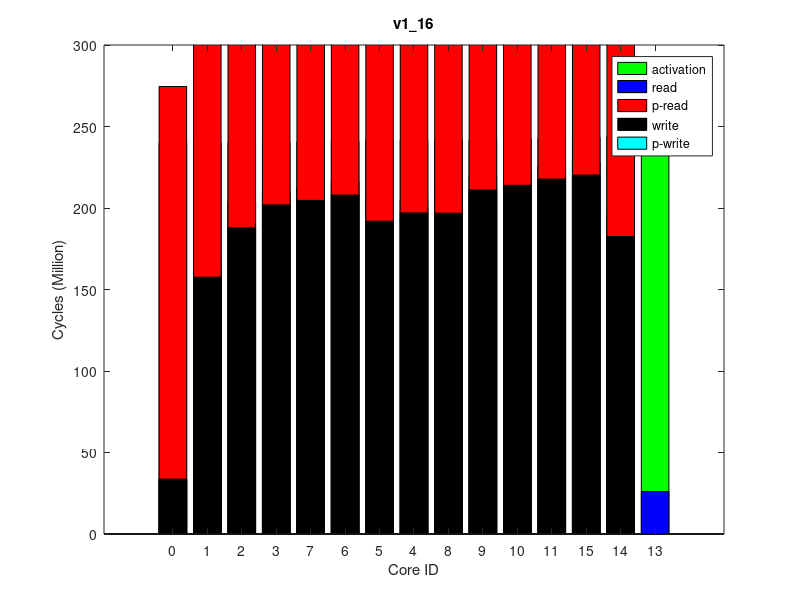

The MATLAB source for this figure:
times(1, :, :) = [
240854639, 240881820, 0
241102719, 240884166, 0
241347680, 241100874, 0
241347784, 241114200, 0
242455149, 242232746, 0
242464347, 242205385, 0
241812109, 241643666, 0
241606970, 241377698, 0
242800094, 242569623, 0
242804257, 242584135, 0
243226693, 243024316, 0
243170866, 243496410, 0
0, 244924633, 0
245054085, 244837809, 0
244169147, 243981239, 0
];
times(2, :, :) = [
240794658, 240821719, 0
240965019, 240824081, 0
241213949, 241042397, 0
241211511, 241055199, 0
242318896, 242173157, 0
242330171, 242145894, 0
241253414, 241584866, 0
241466312, 241319405, 0
242660871, 242510243, 0
242665506, 242524946, 0
243087084, 242966104, 0
242925215, 243441130, 0
0, 244876150, 0
244923837, 244786953, 0
244033684, 243927101, 0
];
times(3, :, :) = [
240877599, 240904812, 0
241047367, 240907159, 0
241297073, 241124542, 0
241292320, 241137822, 0
242399932, 242255639, 0
242408723, 242228416, 0
241006072, 241666238, 0
241553858, 241401387, 0
242746303, 242593637, 0
242749906, 242607779, 0
243170920, 243048016, 0
243653801, 243516684, 0
0, 244955286, 0
245002442, 244865634, 0
244109896, 244003344, 0
];
times(4, :, :) = [
240824874, 240851840, 0
241000577, 240854349, 0
241246686, 241072490, 0
241241952, 241085889, 0
242352853, 242203533, 0
242358269, 242176323, 0
241707085, 241614470, 0
241500693, 241349406, 0
242694547, 242541681, 0
242702746, 242556041, 0
243121141, 242996146, 0
243068322, 243469769, 0
0, 244899141, 0
244950970, 244811528, 0
244066111, 243956192, 0
];
times(5, :, :) = [
240865867, 240893004, 0
241036386, 240895267, 0
241279253, 241113591, 0
241281200, 241126747, 0
242387642, 242244400, 0
242398919, 242217109, 0
240873065, 241655937, 0
241537551, 241390264, 0
242729875, 242581222, 0
242732043, 242595694, 0
243156988, 243036017, 0
243036000, 243510141, 0
0, 244943580, 0
244989797, 244856199, 0
244102155, 243997859, 0
];
times(6, :, :) = [
240835717, 240862707, 0
241008727, 240865175, 0
241255131, 241081885, 0
241252781, 241095047, 0
242357574, 242210357, 0
242362978, 242183175, 0
241411922, 241623690, 0
241507926, 241358798, 0
242698518, 242547517, 0
242706799, 242561873, 0
243124260, 243001657, 0
243308207, 243473055, 0
0, 244906882, 0
244953307, 244816825, 0
244065760, 243958848, 0
];
times(7, :, :) = [
240762222, 240789167, 0
240934389, 240791541, 0
241181051, 241010084, 0
241181082, 241023146, 0
242284604, 242139349, 0
242295775, 242112035, 0
241464686, 241551882, 0
241440276, 241287285, 0
242630123, 242476737, 0
242632286, 242491132, 0
243056647, 242932073, 0
242588880, 243402328, 0
0, 244835038, 0
244887192, 244747127, 0
243998458, 243888853, 0
];
times(8, :, :) = [
240880667, 240907745, 0
241051353, 240910246, 0
241303012, 241128338, 0
241296858, 241141409, 0
242406850, 242258808, 0
242412361, 242231563, 0
241401202, 241669835, 0
241554542, 241404367, 0
242749154, 242596309, 0
242763504, 242610908, 0
243175089, 243051344, 0
243596787, 243524288, 0
0, 244957388, 0
245006385, 244867772, 0
244119059, 244009806, 0
];
times(9, :, :) = [
240859740, 240886810, 0
241031757, 240889123, 0
241279899, 241107465, 0
241279395, 241120584, 0
242384802, 242237937, 0
242394086, 242210551, 0
241470376, 241649479, 0
241533918, 241383966, 0
242729752, 242575247, 0
242731980, 242589808, 0
243156490, 243029160, 0
243264779, 243502173, 0
0, 244934983, 0
244984315, 244844867, 0
244098060, 243989171, 0
];
times(10, :, :) = [
240832073, 240859434, 0
241006697, 240861966, 0
241258263, 241080553, 0
241252564, 241093872, 0
242360653, 242209979, 0
242368560, 242182590, 0
240817170, 241622626, 0
241512882, 241357544, 0
242701831, 242545870, 0
242704101, 242560208, 0
243127264, 243000202, 0
242910668, 243469980, 0
0, 244893438, 0
244949262, 244807661, 0
244067191, 243956513, 0
];
ave_times = round(squeeze(mean(times)));
format long g, ave_times
std_times = round(squeeze(std(times)));
format long g, std_times
polling_read_times = ave_times;
times(1, :, :) = [
0, 239622610, 0
0, 239625155, 0
0, 239842666, 0
0, 239855570, 0
0, 240964958, 0
0, 240937889, 0
0, 240382176, 0
0, 240119167, 0
0, 241299921, 0
0, 241314670, 0
0, 241752369, 0
0, 242212361, 0
0, 243629832, 0
0, 243540543, 0
0, 242699349, 0
];
times(2, :, :) = [
0, 239657100, 0
0, 239659489, 0
0, 239876881, 0
0, 239890306, 0
0, 240998597, 0
0, 240971446, 0
0, 240416361, 0
0, 240153389, 0
0, 241333543, 0
0, 241347805, 0
0, 241784493, 0
0, 242242013, 0
0, 243660165, 0
0, 243569624, 0
0, 242726824, 0
];
times(3, :, :) = [
0, 239634956, 0
0, 239637216, 0
0, 239854188, 0
0, 239867583, 0
0, 240976316, 0
0, 240948993, 0
0, 240393808, 0
0, 240130946, 0
0, 241311688, 0
0, 241326016, 0
0, 241763165, 0
0, 242225489, 0
0, 243635814, 0
0, 243548860, 0
0, 242710632, 0
];
times(4, :, :) = [
0, 239593402, 0
0, 239595871, 0
0, 239813642, 0
0, 239826894, 0
0, 240936058, 0
0, 240908894, 0
0, 240353695, 0
0, 240090260, 0
0, 241271144, 0
0, 241285655, 0
0, 241722590, 0
0, 242181513, 0
0, 243597454, 0
0, 243507230, 0
0, 242666651, 0
];
times(5, :, :) = [
0, 239637831, 0
0, 239640382, 0
0, 239856989, 0
0, 239870196, 0
0, 240979845, 0
0, 240952600, 0
0, 240396490, 0
0, 240133638, 0
0, 241314797, 0
0, 241329627, 0
0, 241766050, 0
0, 242226308, 0
0, 243645216, 0
0, 243556343, 0
0, 242712401, 0
];
times(6, :, :) = [
0, 239647829, 0
0, 239650124, 0
0, 239867445, 0
0, 239880803, 0
0, 240989828, 0
0, 240962775, 0
0, 240407364, 0
0, 240144681, 0
0, 241324850, 0
0, 241339348, 0
0, 241776895, 0
0, 242236082, 0
0, 243645032, 0
0, 243559188, 0
0, 242721292, 0
];
times(7, :, :) = [
0, 239595953, 0
0, 239598276, 0
0, 239815587, 0
0, 239828472, 0
0, 240937508, 0
0, 240910324, 0
0, 240355031, 0
0, 240092389, 0
0, 241272588, 0
0, 241287307, 0
0, 241723681, 0
0, 242185955, 0
0, 243604473, 0
0, 243513079, 0
0, 242671782, 0
];
times(8, :, :) = [
0, 239702374, 0
0, 239704851, 0
0, 239920919, 0
0, 239934189, 0
0, 241042819, 0
0, 241015687, 0
0, 240460299, 0
0, 240196806, 0
0, 241378082, 0
0, 241392092, 0
0, 241829213, 0
0, 242292044, 0
0, 243698241, 0
0, 243612985, 0
0, 242776776, 0
];
times(9, :, :) = [
0, 239618655, 0
0, 239621154, 0
0, 239839239, 0
0, 239852134, 0
0, 240962273, 0
0, 240935138, 0
0, 240379327, 0
0, 240116068, 0
0, 241297607, 0
0, 241312004, 0
0, 241749827, 0
0, 242208979, 0
0, 243627628, 0
0, 243536777, 0
0, 242694019, 0
];
times(10, :, :) = [
0, 239646026, 0
0, 239648422, 0
0, 239865072, 0
0, 239878059, 0
0, 240987268, 0
0, 240960064, 0
0, 240404536, 0
0, 240141223, 0
0, 241322392, 0
0, 241337097, 0
0, 241774104, 0
0, 242231762, 0
0, 243651305, 0
0, 243561123, 0
0, 242718485, 0
];
ave_times = round(squeeze(mean(times)));
format long g, ave_times
std_times = round(squeeze(std(times)));
format long g, std_times
polling_write_times = ave_times;
times(1, :, :) = [
0, 266514795, 0
8890281, 266519537, 64000
16058224, 266759446, 128000
8399727, 266773487, 64000
8140767, 267978010, 64000
13586049, 267948219, 128000
7873433, 267343153, 64000
7942716, 267053258, 64000
15619421, 268338490, 128000
8366520, 268354020, 64000
7956602, 268818712, 64000
7884310, 269318090, 64000
26023714, 270839443, 255980
13507913, 270742474, 128000
8024009, 269833671, 64000
];
times(2, :, :) = [
0, 266438547, 0
8891323, 266443238, 64000
16055804, 266683255, 128000
8401141, 266697448, 64000
8138938, 267904230, 64000
13611677, 267874325, 128000
7883149, 267268326, 64000
7942766, 266979095, 64000
15663068, 268264489, 128000
8371462, 268280454, 64000
7958534, 268744810, 64000
7884469, 269241621, 64000
26037574, 270762154, 255980
13508966, 270662269, 128000
8024347, 269756924, 64000
];
times(3, :, :) = [
0, 266457540, 0
8897976, 266462356, 64000
16060224, 266701357, 128000
8378567, 266715452, 64000
8139929, 267920622, 64000
13612888, 267890854, 128000
7862365, 267284894, 64000
7938750, 266995453, 64000
15643366, 268281010, 128000
8370942, 268297021, 64000
7976794, 268761751, 64000
7896678, 269258748, 64000
26037866, 270773667, 255980
13556328, 270678022, 128000
8063726, 269773868, 64000
];
times(4, :, :) = [
0, 266436718, 0
8895427, 266442080, 64000
16028857, 266682299, 128000
8367252, 266696723, 64000
8140117, 267901863, 64000
13585154, 267872091, 128000
7863290, 267266845, 64000
7944199, 266977222, 64000
15664477, 268262166, 128000
8365827, 268278088, 64000
7950035, 268742633, 64000
7853409, 269237237, 64000
26037607, 270757237, 255980
13548862, 270657609, 128000
7983072, 269752749, 64000
];
times(5, :, :) = [
0, 266528139, 0
8896970, 266533587, 64000
16057456, 266773958, 128000
8396613, 266787730, 64000
8137861, 267991768, 64000
13611791, 267961974, 128000
7880922, 267356587, 64000
7941600, 267067162, 64000
15622566, 268352215, 128000
8364183, 268367803, 64000
7963442, 268832681, 64000
7930528, 269331312, 64000
26022869, 270853716, 255980
13558777, 270755410, 128000
8079247, 269848148, 64000
];
times(6, :, :) = [
0, 266456453, 0
8889973, 266461586, 64000
16058643, 266701390, 128000
8398644, 266715249, 64000
8141059, 267920118, 64000
13614059, 267890216, 128000
7855939, 267284326, 64000
7941416, 266994801, 64000
15633130, 268280378, 128000
8377754, 268295911, 64000
7969284, 268760701, 64000
7853797, 269259109, 64000
26038375, 270779810, 255980
13552387, 270685196, 128000
7986106, 269777257, 64000
];
times(7, :, :) = [
0, 266397305, 0
8899007, 266402374, 64000
16055801, 266642450, 128000
8379572, 266656438, 64000
8140231, 267861668, 64000
13613408, 267831755, 128000
7862342, 267226043, 64000
7938190, 266936251, 64000
15635336, 268221596, 128000
8346443, 268237670, 64000
7945578, 268702868, 64000
7851355, 269200999, 64000
26038532, 270722115, 255980
13552736, 270624824, 128000
7983670, 269717141, 64000
];
times(8, :, :) = [
0, 266432040, 0
8887208, 266436360, 64000
16025724, 266676350, 128000
8395727, 266690420, 64000
8139484, 267894969, 64000
13612762, 267865222, 128000
7886109, 267259803, 64000
7944724, 266970475, 64000
15624612, 268255183, 128000
8373599, 268270859, 64000
7980671, 268735681, 64000
7903247, 269233795, 64000
26036081, 270747451, 255980
13556738, 270652418, 128000
8062912, 269750561, 64000
];
times(9, :, :) = [
0, 266527131, 0
8891444, 266532453, 64000
16027262, 266772540, 128000
8394593, 266786924, 64000
8139379, 267992576, 64000
13609948, 267962704, 128000
7883317, 267357075, 64000
7940073, 267067278, 64000
15631128, 268352682, 128000
8346649, 268368777, 64000
7945692, 268833729, 64000
7851051, 269332022, 64000
26023275, 270850898, 255980
13552784, 270754848, 128000
7981958, 269848620, 64000
];
times(10, :, :) = [
0, 266438923, 0
8889819, 266443884, 64000
16024845, 266684164, 128000
8366266, 266698536, 64000
8139477, 267904813, 64000
13614632, 267874867, 128000
7862274, 267268519, 64000
7938225, 266978983, 64000
15632137, 268264800, 128000
8361163, 268280454, 64000
7949142, 268745678, 64000
7846324, 269243445, 64000
26036718, 270761121, 255980
13512723, 270667818, 128000
8084016, 269759337, 64000
];
ave_times = round(squeeze(mean(times)));
format long g, ave_times
std_times = round(squeeze(std(times)));
format long g, std_times
read_times = ave_times;
times(1, :, :) = [
0, 240031929, 0
0, 240034269, 0
0, 240252179, 0
0, 240264849, 0
0, 241397844, 0
0, 241371946, 0
0, 240798991, 0
0, 240530155, 0
0, 241745211, 0
0, 241759308, 0
0, 242210579, 0
0, 242680980, 0
0, 244128791, 0
0, 244039516, 0
0, 243183497, 0
];
times(2, :, :) = [
0, 240044773, 0
0, 240047257, 0
0, 240264631, 0
0, 240277205, 0
0, 241409861, 0
0, 241383783, 0
0, 240810991, 0
0, 240542054, 0
0, 241756708, 0
0, 241770236, 0
0, 242222264, 0
0, 242695528, 0
0, 244143345, 0
0, 244051626, 0
0, 243197645, 0
];
times(3, :, :) = [
0, 240098041, 0
0, 240100222, 0
0, 240317943, 0
0, 240330325, 0
0, 241464200, 0
0, 241438110, 0
0, 240865348, 0
0, 240596096, 0
0, 241811277, 0
0, 241825270, 0
0, 242277029, 0
0, 242748917, 0
0, 244199162, 0
0, 244111323, 0
0, 243250931, 0
];
times(4, :, :) = [
0, 240044258, 0
0, 240046656, 0
0, 240264216, 0
0, 240276738, 0
0, 241409905, 0
0, 241383829, 0
0, 240810914, 0
0, 240541262, 0
0, 241756688, 0
0, 241770656, 0
0, 242221498, 0
0, 242692804, 0
0, 244139134, 0
0, 244052917, 0
0, 243195174, 0
];
times(5, :, :) = [
0, 240073627, 0
0, 240076052, 0
0, 240294904, 0
0, 240307629, 0
0, 241441377, 0
0, 241415296, 0
0, 240842470, 0
0, 240573042, 0
0, 241788826, 0
0, 241802455, 0
0, 242253862, 0
0, 242725843, 0
0, 244168342, 0
0, 244081284, 0
0, 243226897, 0
];
times(6, :, :) = [
0, 240080639, 0
0, 240083002, 0
0, 240300339, 0
0, 240312885, 0
0, 241445219, 0
0, 241419145, 0
0, 240846809, 0
0, 240578035, 0
0, 241792454, 0
0, 241806222, 0
0, 242257802, 0
0, 242729207, 0
0, 244176597, 0
0, 244089014, 0
0, 243232241, 0
];
times(7, :, :) = [
0, 240072924, 0
0, 240075166, 0
0, 240292374, 0
0, 240305191, 0
0, 241438541, 0
0, 241412541, 0
0, 240839601, 0
0, 240570355, 0
0, 241785387, 0
0, 241799345, 0
0, 242251151, 0
0, 242724449, 0
0, 244167724, 0
0, 244081126, 0
0, 243226459, 0
];
times(8, :, :) = [
0, 240024558, 0
0, 240027054, 0
0, 240245188, 0
0, 240257965, 0
0, 241390648, 0
0, 241364504, 0
0, 240791991, 0
0, 240522992, 0
0, 241737599, 0
0, 241751498, 0
0, 242203769, 0
0, 242677470, 0
0, 244122376, 0
0, 244034087, 0
0, 243181624, 0
];
times(9, :, :) = [
0, 240016619, 0
0, 240018855, 0
0, 240237012, 0
0, 240249290, 0
0, 241382162, 0
0, 241356103, 0
0, 240783600, 0
0, 240514169, 0
0, 241729608, 0
0, 241743290, 0
0, 242195007, 0
0, 242666647, 0
0, 244111421, 0
0, 244025343, 0
0, 243168856, 0
];
times(10, :, :) = [
0, 240115756, 0
0, 240118243, 0
0, 240335949, 0
0, 240348714, 0
0, 241481297, 0
0, 241455269, 0
0, 240882394, 0
0, 240613305, 0
0, 241828236, 0
0, 241842081, 0
0, 242293000, 0
0, 242764179, 0
0, 244209043, 0
0, 244118728, 0
0, 243267033, 0
];
ave_times = round(squeeze(mean(times)));
format long g, ave_times
std_times = round(squeeze(std(times)));
format long g, std_times
total_times = ave_times;
times(1, :, :) = [
33712296, 241256187, 64000
157582910, 241264388, 128000
187887567, 241475529, 64000
201902960, 241491446, 64000
196961214, 242622410, 128000
191904420, 242589153, 64000
207947272, 242024173, 64000
204636730, 241756159, 64000
196805212, 242959501, 64000
211044204, 242976766, 64000
213933337, 243427011, 64000
217757729, 243900976, 64000
0, 245337002, 0
182509969, 245247173, 64000
220208624, 244401270, 64000
];
times(2, :, :) = [
33687518, 241229950, 64000
157532597, 241238025, 128000
187836227, 241451496, 64000
201897357, 241467654, 64000
196958495, 242598397, 128000
191901028, 242565201, 64000
207947931, 242000544, 64000
204637767, 241731858, 64000
196828085, 242935064, 64000
211019056, 242952759, 64000
213954601, 243403124, 64000
217756582, 243875433, 64000
0, 245308862, 0
182487747, 245220397, 64000
220202404, 244376400, 64000
];
times(3, :, :) = [
33676585, 241245746, 64000
157550648, 241253949, 128000
187856906, 241466599, 64000
201928467, 241482854, 64000
196951776, 242613961, 128000
191906740, 242580731, 64000
207941738, 242015764, 64000
204632084, 241747095, 64000
196790417, 242950660, 64000
211051599, 242967880, 64000
213958338, 243418785, 64000
217754148, 243889960, 64000
0, 245331879, 0
182510681, 245243363, 64000
220267080, 244391574, 64000
];
times(4, :, :) = [
33761256, 241273027, 64000
157563160, 241281321, 128000
187870214, 241493677, 64000
201941210, 241509964, 64000
196945195, 242640557, 128000
191904794, 242607377, 64000
207950508, 242042621, 64000
204645422, 241774567, 64000
196829191, 242977595, 64000
211034122, 242995215, 64000
213960417, 243445370, 64000
217789031, 243917700, 64000
0, 245361621, 0
182533403, 245272147, 64000
220241126, 244419504, 64000
];
times(5, :, :) = [
33754010, 241272895, 64000
157585319, 241281255, 128000
187907019, 241492793, 64000
201953322, 241508845, 64000
196985049, 242640679, 128000
191939357, 242607451, 64000
207972987, 242042266, 64000
204689038, 241773223, 64000
196823632, 242977644, 64000
211064093, 242994930, 64000
213951471, 243445810, 64000
217745002, 243917093, 64000
0, 245361261, 0
182529941, 245270518, 64000
220215727, 244419523, 64000
];
times(6, :, :) = [
33711414, 241260567, 64000
157598395, 241268608, 128000
187902936, 241481496, 64000
201919507, 241497402, 64000
197000790, 242628268, 128000
191942990, 242595263, 64000
207986679, 242030680, 64000
204696076, 241762013, 64000
196818086, 242965655, 64000
211086643, 242983056, 64000
213990056, 243433301, 64000
217758906, 243903939, 64000
0, 245340281, 0
182512732, 245251202, 64000
220242675, 244406097, 64000
];
times(7, :, :) = [
33688176, 241236225, 64000
157564412, 241244827, 128000
187878882, 241457549, 64000
201950251, 241473757, 64000
196986685, 242604354, 128000
191918490, 242571349, 64000
207979442, 242007088, 64000
204656965, 241738308, 64000
196846145, 242941323, 64000
211057925, 242959104, 64000
213999721, 243409761, 64000
217778719, 243880637, 64000
0, 245320963, 0
182496180, 245228830, 64000
220262497, 244382750, 64000
];
times(8, :, :) = [
33725930, 241287040, 64000
157600892, 241295401, 128000
187934534, 241507935, 64000
201976428, 241524011, 64000
197038725, 242654430, 128000
191976346, 242621389, 64000
208018724, 242056788, 64000
204757099, 241788154, 64000
196876173, 242991322, 64000
211112919, 243008888, 64000
214045509, 243459464, 64000
217836544, 243930924, 64000
0, 245373162, 0
182537903, 245281438, 64000
220256117, 244432479, 64000
];
times(9, :, :) = [
33631809, 241209682, 64000
157529003, 241217956, 128000
187820347, 241430505, 64000
201880326, 241446640, 64000
196927975, 242577407, 128000
191881541, 242544176, 64000
207907876, 241979642, 64000
204669068, 241711276, 64000
196776614, 242914085, 64000
211022039, 242931364, 64000
213920989, 243382285, 64000
217732491, 243854351, 64000
0, 245293502, 0
182468937, 245203554, 64000
220235281, 244356711, 64000
];
times(10, :, :) = [
33761852, 241295408, 64000
157620887, 241303663, 128000
187934186, 241516390, 64000
202012224, 241532671, 64000
197026793, 242663767, 128000
191976293, 242630524, 64000
208035047, 242065992, 64000
204720709, 241797612, 64000
196880818, 243000564, 64000
211093708, 243018054, 64000
213992675, 243468472, 64000
217805866, 243943922, 64000
0, 245387180, 0
182565826, 245299029, 64000
220278965, 244446937, 64000
];
ave_times = round(squeeze(mean(times)));
format long g, ave_times
std_times = round(squeeze(std(times)));
format long g, std_times
write_times = ave_times;
mytitle = 'v1\_16';
order = [1 2 3 4 8 7 6 5 9 10 11 12 15 14 13];

total_times = total_times(:, 2)(order);

read_times = read_times(:, 1)(order);
write_times = write_times(:, 1)(order);

polling_read_times = polling_read_times(:, 1)(order);
polling_write_times = polling_write_times(:, 1)(order);

total_times /= 1000000;

read_times /= 1000000;
write_times /= 1000000;

polling_read_times /= 1000000;
polling_write_times /= 1000000;

% laying read on top of write
read_times += write_times;
polling_read_times += write_times;

figure(1);
clf()
% set(gcf, 'Position', get(0,'Screensize'));
% set(gcf,'units','normalized','outerposition',[0 0 1 1])
bar(0:14, total_times,'g');
hold on;
bar(0:14, read_times,'b');
bar(0:14, polling_read_times,'r');
bar(0:14, write_times,'k');
bar(0:14, polling_write_times,'c');
hold off

axis([-2 16 0 300])
% axis([-1 15])
set(gca,'XTick',0:14);
set(gca,'xticklabel',{ '0'; '1'; '2'; '3'; '7'; '6'; '5'; '4'; '8'; '9'; '10'; '11'; '15'; '14'; '13' })

xlabel('Core ID')
ylabel('Cycles (Million)')

legend('activation', 'read', 'p-read', 'write', 'p-write')
title(mytitle)
print(1, strcat(mytitle, '.png'))
